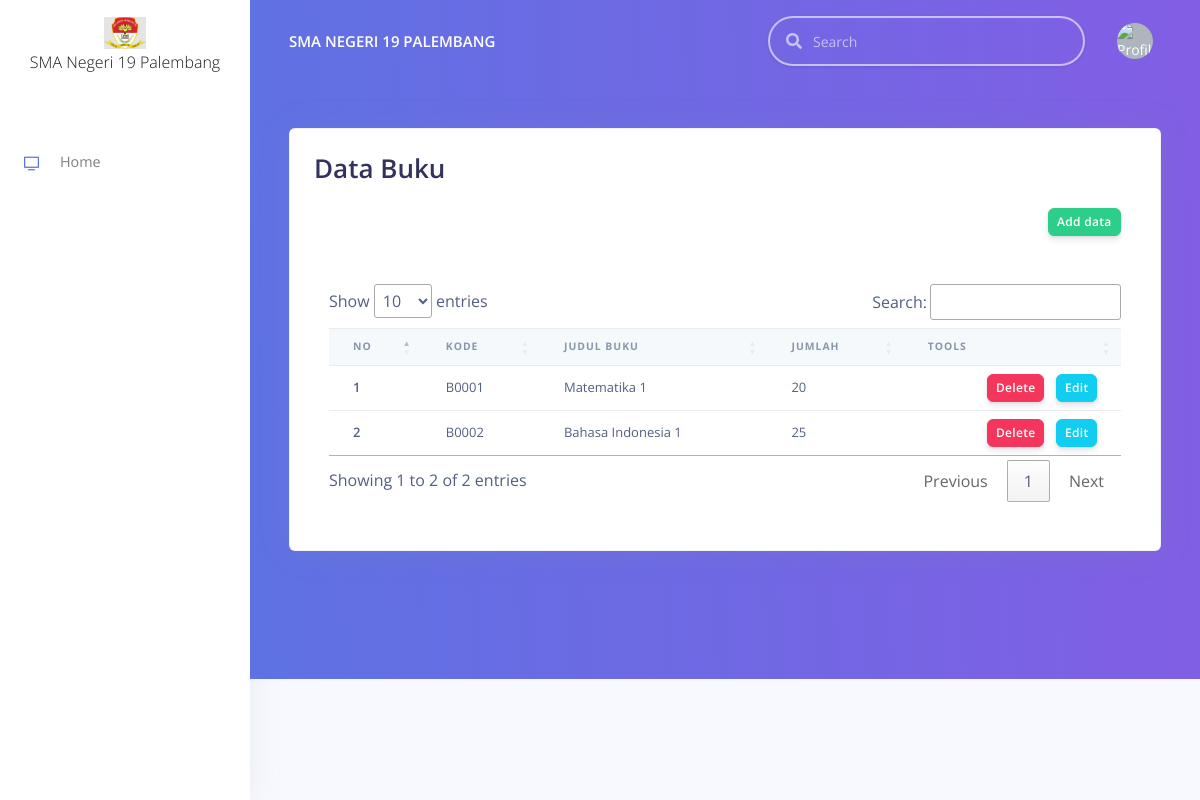
The app's page /index.php/buku with its own data.
### tables this page shows
CREATE TABLE `buku` (
  `kd_buku` varchar(11) NOT NULL,
  `judul` varchar(50) NOT NULL,
  `isbn` varchar(11) NOT NULL,
  `pengarang` varchar(200) NOT NULL,
  `halaman` int(11) NOT NULL,
  `th_terbit` date NOT NULL,
  `gambar` varchar(200) NOT NULL,
  `jumlah` int(11) NOT NULL,
  `sinopsis` text NOT NULL,
  `kd_penerbit` varchar(5) NOT NULL,
  `kd_kategori` varchar(5) NOT NULL
);

### application/core/MY_Loader.php (called while the page is built, shortened)
<?php
class MY_Loader extends CI_Loader {
  public function template($template_name, $vars = array(), $return = FALSE)
  {
    if($return):
      $content  = $this->view('templates/header', $vars, $return);
      $content .= $this->view('templates/sidebar', $vars, $return);
      $content .= $this->view('templates/navbar', $vars, $return);
      $content .= $this->view($template_name, $vars, $return);
      $content .= $this->view('templates/footer', $vars, $return);
      return $content;
    else:
      $this->view($template_name, $vars);
    endif;
  }
}

### application/controllers/Buku.php (called while the page is built, shortened)
<?php
class Buku extends MY_Controller {
  public function __construct()
  {
    $this->load->model('buku_model');
    $this->load->model('penerbit_model');
    $this->load->model('kategori_model');
    $this->load->library('kode_baru');
  }
  public function index()
  {
    $data['title']    = 'Data buku';
    $data['session']  = $this->session->userdata();
    $data['buku'] = $this->buku_model->get_buku();
    $data['header']   = 'Data Buku';
    $data['penerbit'] = $this->penerbit_model->get_penerbit();
    $data['kategori'] = $this->kategori_model->get_kategori();
    $data['kode_baru'] = $this->kode_baru->generate_code('buku', 'B');
    $this->load->template('Pages/buku-data', $data);
  }
}

### index.php (called while the page is built, shortened)
<?php
require_once BASEPATH.'core/CodeIgniter.php';

### application/core/MY_Model.php (called while the page is built, shortened)
<?php
class MY_Model extends CI_Model
{
	protected $data = [];
	public function get_by_order($ref, $order, $cond = '')
	{
		$this->db->order_by($ref, $order);
		$query = $this->db->get($this->data['table_name']);
		return $query->result();
	}
}

### application/models/Buku_model.php (called while the page is built, shortened)
<?php
class Buku_model extends MY_Model {
  public function __construct()
  {
		$this->data['primary_key']	= 'kd_buku';
  }
  public function get_buku()
  {
    return $this->get_by_order($this->data['primary_key'], 'ASC', $cond = '');
  }
}

### application/views/Pages/buku-data.php (the view, shortened to what this page needs)
<div class="header bg-gradient-primary pb-8 pt-5 pt-md-8">
  <div class="container-fluid">
    <div class="header-body">
      <div class="row">
        <div class="col">
          <div class="card shadow">
            <div class="card-header border-0">
              <h1 class="mb-0"><?= $header; ?></h1>
            </div>
            <div class="d-flex flex-row-reverse container-fluid">
              <button class="btn btn-sm btn-success" data-toggle="modal" data-target="#addData">Add data</button>
            </div>
            <div class="table-responsive container-fluid my-5">
              <table id="table" class="table align-items-center table-flush">
                <thead class="thead-light">
                  <tr>
                    <th scope="col">No</th>
                    <th scope="col">Kode</th>
                    <th scope="col">Judul buku</th>
                    <th scope="col">Jumlah</th>
                    <th scope="col">Tools</th>
                  </tr>
                </thead>
                <tbody>
                <?php $no = 1; foreach($buku as $bukus) {?>
                  <tr>
                    <th scope="row">
                      <?= $no++; ?>
                    </th>
                    <td>
                      <?= $bukus->kd_buku; ?>
                    </td>
                    <td>
                      <?= $bukus->judul; ?>
                    </td>
                    <td>
                      <?= $bukus->jumlah; ?>
                    </td>
                    <td class="text-right">
                      <button data-id="<?= $bukus->kd_buku; ?>" class="btn btn-sm btn-danger btn-delete">Delete</button>
                      <a href="" data-toggle="modal" data-target="#editData<?= $bukus->kd_buku;?>" class="btn btn-sm btn-info">Edit</a>
                    </td>
                  </tr>
                <?php }; ?>
                </tbody>
              </table>
            </div>
          </div>
        </div>
      </div>
    </div>
  </div>
</div>
      </div>

### records on screen
buku: kd_buku "B0001", judul "Matematika 1", jumlah "20"
buku: kd_buku "B0002", judul "Bahasa Indonesia 1", jumlah "25"

### other values on screen
$header "Data Buku"
